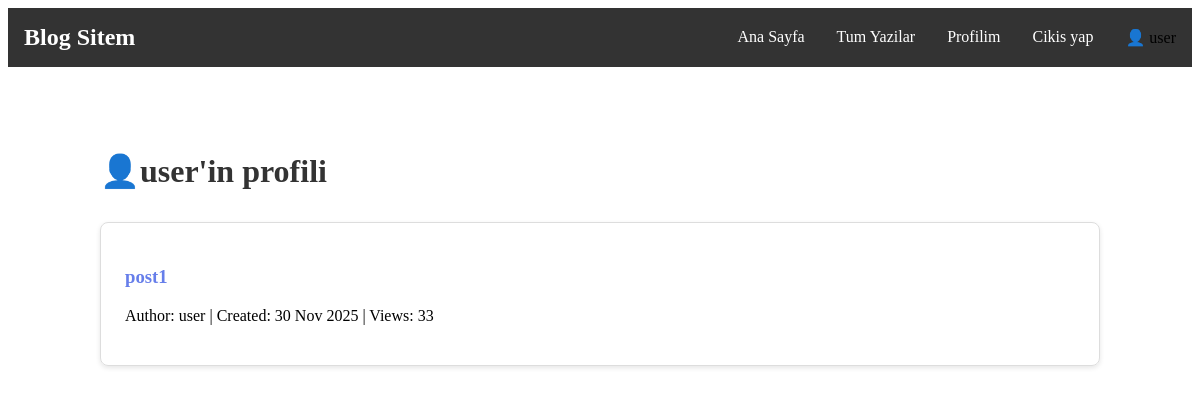
The app's page /profile/ (signed in), older data.
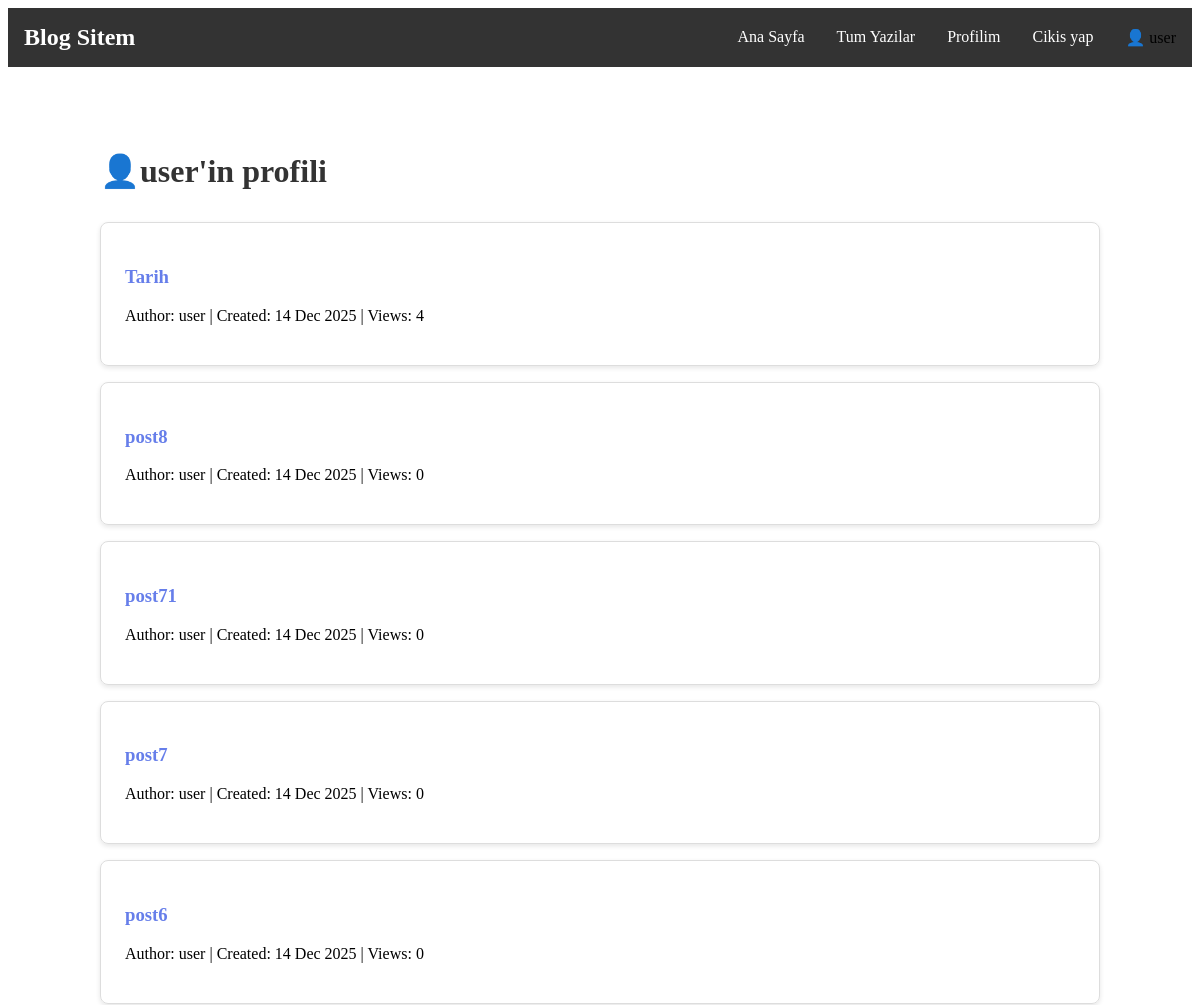
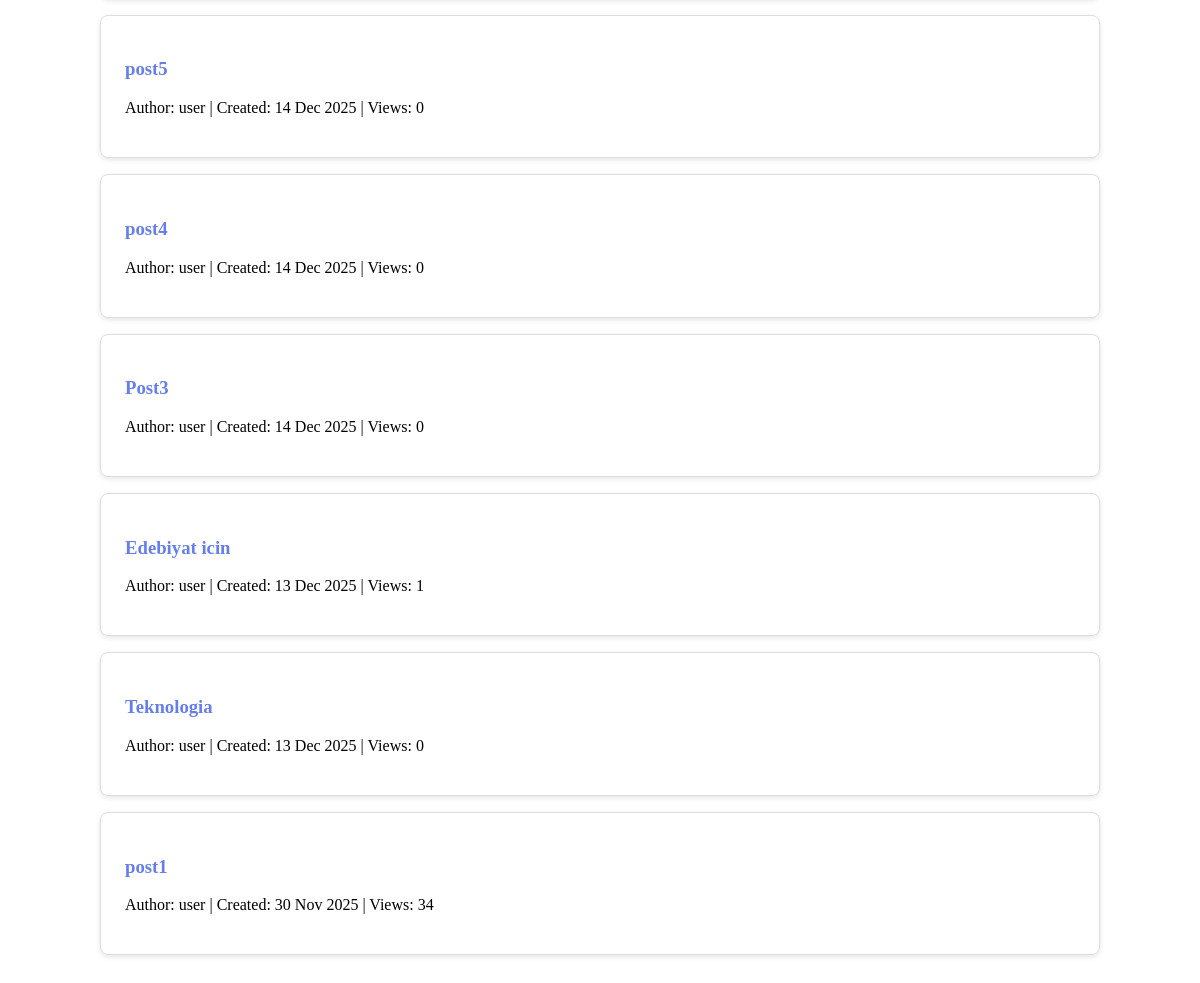
The same page, newer data (2 pictures, top to bottom).
### base/models.py (models this page shows, shortened)
class Post(models.Model):
    title = models.CharField(max_length=200)
    slug = models.SlugField(unique=True, blank=True)
    author = models.ForeignKey(User, on_delete=models.CASCADE, related_name='blog_posts')
    content = models.TextField()
    excerpt = models.TextField(max_length=300, blank=True)
    category = models.ForeignKey(Category, on_delete=models.SET_NULL,null=True, blank=True, related_name='posts')
    image = models.ImageField(upload_to='blog_images/', blank=True, null=True)
    created_at = models.DateTimeField(auto_now_add=True)
    updated_at = models.DateTimeField(auto_now=True)
    published = models.BooleanField(default=False)
    views = models.IntegerField(default = 0)
    class Meta:
        ordering = ['-created_at']

### base/views.py (the view)
# urls.py: path('profile/', views.profile, name='profile'),
def profile(request):
    if request.user.is_authenticated:
        user_posts = Post.objects.filter(author=request.user)
        user = request.user
        context = {
            'user_posts': user_posts,
            'user': user
        }
    else:
        context = {}
    return render(request, 'base/profile.html', context)

### base/templates/base/profile.html
{% extends 'base/main.html' %}
{% block content %}
    <div style="max-width: 1000px; margin: 0 auto; padding: 2rem ">
        <h1 style="color: #333; margin-bottom: 2rem">👤{{ user.username }}'in profili</h1>
        {% if user_posts %}
            {% for user_post in user_posts %}
                <div style="border: 1px solid #ddd; padding: 1.5rem; margin-bottom: 1rem; border-radius: 8px;box-shadow: 0 2px 5px rgba(0,0,0,0.1);">
                    <h3 style="">
                        <a style="text-decoration: none; color: #667eea"
                           href="{% url 'post' user_post.slug %}">
                            {{ user_post.title }}
                        </a>
                    </h3>
                    <p>
                        Author: {{ user_post.author }} |
                        Created: {{ user_post.created_at|date:'d M Y' }} |
                        Views: {{ user_post.views }}
                    </p>
                </div>
            {% endfor %}
        {% else %}
            <p style="text-align: center; padding: 2rem; color: #999; font-size: 1.1rem; background: #f5f5f5; border-radius: 8px;">
                📝 Henüz yazı yazmadınız
            </p>
        {% endif %}
    </div>
{% endblock %}

### base/templates/base/main.html (shortened to what this page needs)
<!DOCTYPE html>
<html lang="en">
<head>
</head>
<body>
{% include 'base/navbar.html' %}
{% block content %}
{% endblock %}
</body>
</html>

### base/templates/base/navbar.html
<nav style="background: #333; padding: 1rem; margin-bottom: 2rem;">
    <div style="max-width: 1200px; margin:0 auto; display: flex; justify-content: space-between; align-items: center;">
        <a href="{% url 'home'%}" style="color:white; text-decoration:none; font-size:1.5rem; font-weight:bold">
            Blog Sitem
        </a>
        <div style="display:flex; gap:2rem;">
            <a href="{% url 'home' %}" style="color:white; text-decoration: none;">Ana Sayfa</a>
            <a href="{% url 'posts' %}" style="color:white; text-decoration: none;">Tum Yazilar</a>
        {% if user.is_authenticated %}
            <a href="{% url 'profile' %}" style="color: white; text-decoration:none;">Profilim</a>
            <a href="{% url 'logout' %}" style="color:white; text-decoration: none;">Cikis yap</a>
            <span>👤 {{ user.username }}</span>
        {% else %}
            <a href="{% url 'login' %}" style="color:white; text-decoration:none">Giris Yap</a>
        {% endif %}
        </div>
    </div>
</nav>

Row changes from the older to the newer data that the page shows:
added Post: title "Tarih", author "user", created_at "14 Dec 2025", views "4"
added Post: title "post8", author "user", created_at "14 Dec 2025", views "0"
added Post: title "post71", author "user", created_at "14 Dec 2025", views "0"
added Post: title "post7", author "user", created_at "14 Dec 2025", views "0"
added Post: title "post6", author "user", created_at "14 Dec 2025", views "0"
added Post: title "post5", author "user", created_at "14 Dec 2025", views "0"
added Post: title "post4", author "user", created_at "14 Dec 2025", views "0"
added Post: title "Post3", author "user", created_at "14 Dec 2025", views "0"
added Post: title "Edebiyat icin", author "user", created_at "13 Dec 2025", views "1"
added Post: title "Teknologia", author "user", created_at "13 Dec 2025", views "0"
changed Post "post1": views "33" → "34"
